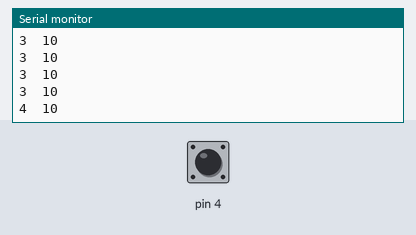
A sketch run on a simulated Arduino Mega 2560, built with avr-gcc and run on an emulated ATmega2560. Shown: the last lines printed to the serial monitor. The inputs (shaded band) are chosen by the test bench; at power-on: pin 4 HIGH.

Above: at 1.2 s.
1.3 s: pin 4 pulled LOW for 0.15 s
2.9 s: pin 4 pulled LOW for 0.15 s
At 3.01 s:
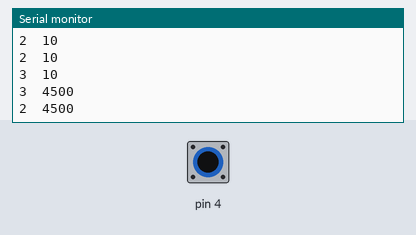
6.0 s: pin 4 pulled LOW for 1 s
At 6.73 s:
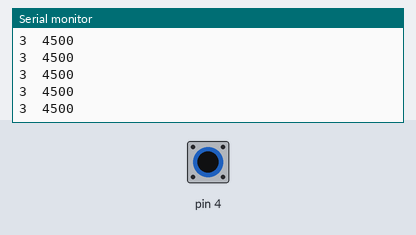
Timing chart, 0 to 9.0 s (numbered marks = the images above; inputs shaded):
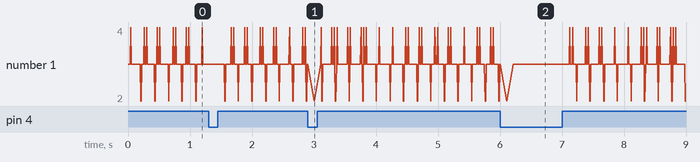

Measured:
- after the input at 2.9 s, the serial monitor: prints a new line after 0.10 s (image 1)
- after the input at 6.0 s, the serial monitor: prints a new line at once (image 2)

The sketch:

capacitiveSensor_lights.ino
```cpp
#include <CapacitiveSensor.h>

/*
   Based on CapitiveSense Library Demo Sketch from Paul Badger 2008
   Uses a high value resistor e.g. 10 megohm between send pin and receive pin
   Resistor effects sensitivity, experiment with values, 50 kilohm - 50 megohm. Larger resistor values yield larger sensor values.
   Receive pin is the sensor pin - try different amounts of foil/metal on this pin
   Best results are obtained if sensor foil and wire is covered with an insulator such as paper or plastic sheet
*/

/*
  Code by Louise Lessél
  Blink based on capacitive sensor onboard the PCB board. Using a 1 Mega Ohm resistor.
*/
#define pin 0 // Lights on (MOSI) bottom right opposite of dot
CapacitiveSensor   cs = CapacitiveSensor(3, 4); // 1 megohm resistor between pins 3 and 4, pin 4 is sensor pin where capacitor links to

int currentLevel = 0;
int change = 1;

void setup()
{
  // lights
  pinMode(pin, OUTPUT);

  // Capacitive sensor
  cs.set_CS_AutocaL_Millis(0xFFFFFFFF);     // turn off autocalibrate on channel 1 - just as an example
  Serial.begin(9600);

}

void loop()
{
  long start = millis();
  long reading =  cs.capacitiveSensor(30);
  Serial.print(millis() - start);        // check on performance in milliseconds
  Serial.print("\t");                    // tab character for debug window spacing


  Serial.println(reading);

  if (reading > 500) {
    digitalWrite(pin, HIGH);   // turn the LED on (HIGH is the voltage level)
    delay(50);                       // wait for a second
    digitalWrite(pin, LOW);    // turn the LED off by making the voltage LOW
    delay(50);                       // wait for a second
  } else {
    // add change to brightness:
    currentLevel = currentLevel + change;
    // and constrain:
    currentLevel = constrain(currentLevel, 2, 254);
    // if brightness is at either extreme, change the
    // direction of fading:
    if (currentLevel == 2 || currentLevel == 254) {
      change = -change;
    }
    // change the light:
    analogWrite(pin, currentLevel);
    delay(5);
  }
}
```
